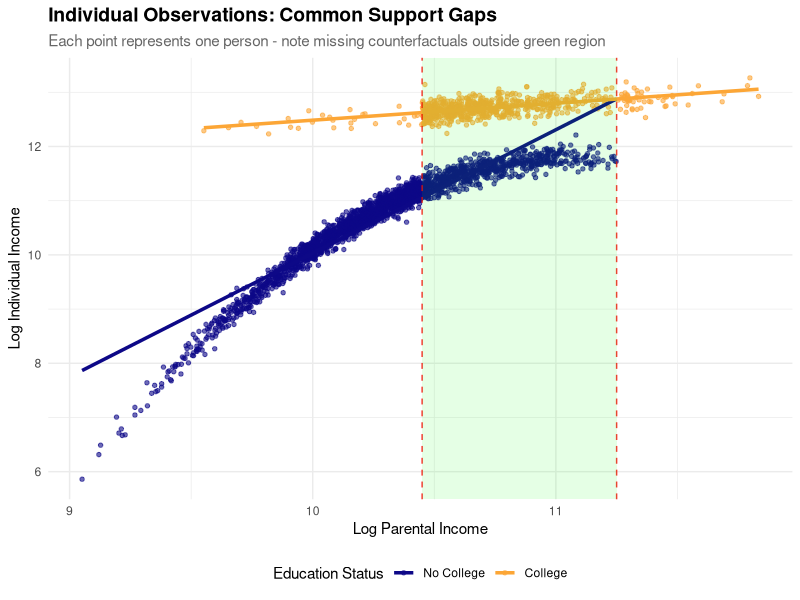

Here is the R script that generated this plot: (Note: this script raises an error after producing the figure.)
library(tidyverse)
library(ggplot2)
library(viridis)

# Set seed for reproducibility
set.seed(42)

# Generate data with EXTREME common support violations
n <- 3000

# Create parental income distribution (MUCH tighter distribution)
log_parent_income <- rnorm(n, mean = 10.4, sd = 0.4)

over_low <- 10.45
over_high <-11.25

# VERY tight selection thresholds for minimal overlap
college_prob <- ifelse(log_parent_income < over_low, 0.02,   # Almost no college below 10.75
                       ifelse(log_parent_income > over_high, 0.98,   # Almost all college above 11.05
                              0.5))                               # 50/50 in tiny middle range

# Add some randomness but maintain very strong correlation
has_degree <- rbinom(n, 1, college_prob)

# Generate log income outcome with QUADRATIC functions
# Control group (no college): STRONG downward curvature at low incomes
intercept_control <- 8.5
linear_control <- 0.3
quadratic_control <- -1.4  # Strong negative curvature

# Treated group (college): MINIMAL curvature, mostly linear  
intercept_treated <- 9.5
linear_treated <- 0.3
quadratic_treated <- -0.05  # Very small curvature

# Center quadratic around 11.0 (above support region)
center <- 11.0

# Generate outcomes using quadratic functions
log_income <- ifelse(has_degree == 0,
                     # No college: strong quadratic - outcomes plummet at low incomes
                     intercept_control + linear_control * log_parent_income + 
                       quadratic_control * (log_parent_income - center)^2 + rnorm(n, 0, 0.12),
                     # College: minimal quadratic - mostly linear
                     intercept_treated + linear_treated * log_parent_income + 
                       quadratic_treated * (log_parent_income - center)^2 + rnorm(n, 0, 0.12))

# Create the dataset
data <- tibble(
  log_parent_income = log_parent_income,
  has_degree_num = has_degree,
  has_degree = factor(has_degree, 
                      levels = c(0, 1), 
                      labels = c("No College", "College")),
  log_income = log_income
)


# Create scatterplot to show individual observations and gaps
p2 <- data %>%
  ggplot(aes(x = log_parent_income, y = log_income, color = has_degree)) +
  geom_point(alpha = 0.6, size = 1.2) +
  scale_color_viridis_d(option = "plasma", end = 0.8) +
  # Add regression lines
  geom_smooth(method = "lm", se = FALSE, size = 1.2) +
  # Highlight common support region
  geom_vline(xintercept = c(over_low, over_high), 
             linetype = "dashed", color = "red", alpha = 0.8) +
  annotate("rect", xmin = over_low, xmax = over_high, ymin = -Inf, ymax = Inf,
           alpha = 0.1, fill = "green") +
  labs(
    title = "Individual Observations: Common Support Gaps",
    subtitle = "Each point represents one person - note missing counterfactuals outside green region",
    x = "Log Parental Income", 
    y = "Log Individual Income",
    color = "Education Status"
  ) +
  theme_minimal() +
  theme(
    plot.title = element_text(size = 14, face = "bold"),
    plot.subtitle = element_text(size = 11, color = "gray40"),
    legend.position = "bottom"
  )

print(p2)

# Create the common support visualization
p1 <- data %>%
  ggplot(aes(x = log_parent_income, fill = has_degree)) +
  geom_histogram(aes(y = after_stat(density)), 
                 alpha = 0.7, 
                 position = "identity", 
                 bins = 40) +
  scale_fill_viridis_d(option = "plasma", end = 0.8) +
  labs(
    title = "Common Support Violation: College Attendance by Family Income",
    subtitle = "Distributions show limited overlap in extreme income ranges",
    x = "Log Parental Income",
    y = "Density",
    fill = "Education Status"
  ) +
  theme_minimal() +
  theme(
    plot.title = element_text(size = 14, face = "bold"),
    plot.subtitle = element_text(size = 11, color = "gray40"),
    legend.position = "bottom"
  ) +
  # Add vertical lines to highlight problematic regions (very tight thresholds)
  geom_vline(xintercept = c(over_low, over_high), 
             linetype = "dashed", 
             color = "red", 
             alpha = 0.8, 
             size = 1) +
  annotate("text", x = (overlap_min-0.3), y = 0.35, 
           label = "Almost no\ncollege (2%)", 
           size = 3, color = "red", fontface = "bold") +
  annotate("text", x = overlap_max, y = 0.35, 
           label = "Almost all\ncollege (98%)", 
           size = 3, color = "red", fontface = "bold") +
  annotate("rect", xmin = overlap_min, xmax = overlap_max, ymin = -Inf, ymax = Inf,
           alpha = 0.15, fill = "green") +
  annotate("text", x = 10.9, y = 0.2, 
           label = "Tiny common\nsupport region", 
           size = 3, color = "darkgreen", fontface = "bold")

# Display the plot
print(p1)

# Summary statistics and common support analysis
cat("\n=== Common Support Analysis ===\n")
cat("Sample size:", nrow(data), "\n")

# Show the problem quantitatively
support_analysis <- data %>%
  group_by(has_degree) %>%
  summarise(
    n = n(),
    min_income = min(log_parent_income),
    max_income = max(log_parent_income),
    mean_income = mean(log_parent_income),
    .groups = "drop"
  )

print(support_analysis)

# Calculate overlap region precisely
college_min <- min(data$log_parent_income[data$has_degree == "College"])
college_max <- max(data$log_parent_income[data$has_degree == "College"])
no_college_min <- min(data$log_parent_income[data$has_degree == "No College"])
no_college_max <- max(data$log_parent_income[data$has_degree == "No College"])

overlap_min <- max(college_min, no_college_min)
overlap_max <- min(college_max, no_college_max)

cat("\nCommon support region: [", round(overlap_min, 2), ", ", round(overlap_max, 2), "]\n")

# Define overlap sample
data_overlap <- data %>%
  filter(log_parent_income >= overlap_min & log_parent_income <= overlap_max)

cat("Overlap sample size:", nrow(data_overlap), "observations\n")
cat("Percentage of full sample:", round(100 * nrow(data_overlap) / nrow(data), 1), "%\n")

# === OLS COMPARISON ===
cat("\n=== OLS Regression Comparison ===\n")

data <- data %>%
  mutate(
    log_parent_income2 = log_parent_income^2,  # Add quadratic term
    has_degree_num = as.numeric(has_degree) - 1  # Convert factor to numeric (0/1)
  )

data_overlap <- data_overlap %>%
  mutate(
    log_parent_income2 = log_parent_income^2,  # Add quadratic term
    has_degree_num = as.numeric(has_degree) - 1  # Convert factor to numeric (0/1)
  )

# Full sample regression
model_full <- lm(log_income ~ has_degree_num  + log_parent_income  , data = data)
model_full
# Overlap sample regression  
model_overlap <- lm(log_income ~ has_degree_num + log_parent_income, data = data_overlap)
model_overlap

# Extract coefficients
coef_full <- summary(model_full)$coefficients["has_degree_num", ]
coef_overlap <- summary(model_overlap)$coefficients["has_degree_num", ]

# Create comparison table
comparison <- tibble(
  Sample = c("Full Sample", "Common Support Only"),
  `N` = c(nrow(data), nrow(data_overlap)),
  `College Coefficient` = round(c(coef_full[1], coef_overlap[1]), 3),
  `Standard Error` = round(c(coef_full[2], coef_overlap[2]), 3),
  `t-statistic` = round(c(coef_full[3], coef_overlap[3]), 2)
)

print(comparison)

# Calculate treatment effects for interpretation  
# Control: 10.0 + 0.2*x - 0.8*(x-11)^2
# Treated: 9.5 + 0.4*x - 0.05*(x-11)^2  
# Treatment Effect = -0.5 + 0.2*x + 0.75*(x-11)^2

# Function to calculate treatment effect
calc_te <- function(x) -0.5 + 0.2*x + 0.75*(x-11)^2

# Calculate average treatment effects
ate_full <- mean(calc_te(data$log_parent_income))
ate_overlap <- mean(calc_te(data_overlap$log_parent_income))

cat("\nInterpretation:\n")
cat("- QUADRATIC OUTCOME FUNCTIONS by education group:\n")
cat("- No College:  y = 10.0 + 0.2*x - 0.8*(x-11)² (STRONG curvature)\n")
cat("- College:     y = 9.5 + 0.4*x - 0.05*(x-11)² (MINIMAL curvature)\n")
cat("- Treatment Effect = -0.5 + 0.2*x + 0.75*(x-11)²\n\n")

# Show treatment effects at different income levels
cat("Treatment effects by family income:\n")
for(income in c(9.0, 9.5, 10.0, 10.8, 11.0, 12.0)) {
  te <- calc_te(income)
  cat(sprintf("- At log_parent_income = %.1f: %+.0f%% return to college\n", income, te * 100))
}
cat("\n")

cat("- True ATE in full sample:", round(ate_full, 3), "\n")
cat("- True ATE in overlap sample:", round(ate_overlap, 3), "\n")
cat("- Full sample estimate:", round(coef_full[1], 3), "\n")
cat("- Common support estimate:", round(coef_overlap[1], 3), "\n")
cat("- Bias in full sample:", round(coef_full[1] - ate_full, 3), "\n")
cat("- Bias in overlap sample:", round(coef_overlap[1] - ate_overlap, 3), "\n\n")

cat("MECHANISM OF BIAS:\n")
cat("- Control group outcomes PLUMMET at low family incomes (quadratic penalty)\n")
cat("- Treated group outcomes remain stable (minimal curvature)\n")  
cat("- Huge treatment effects at low incomes (outside common support)\n")
cat("- Full sample: Misses these large effects due to no low-income college grads\n")
cat("- Common support: Only captures moderate effects in middle-income range\n")